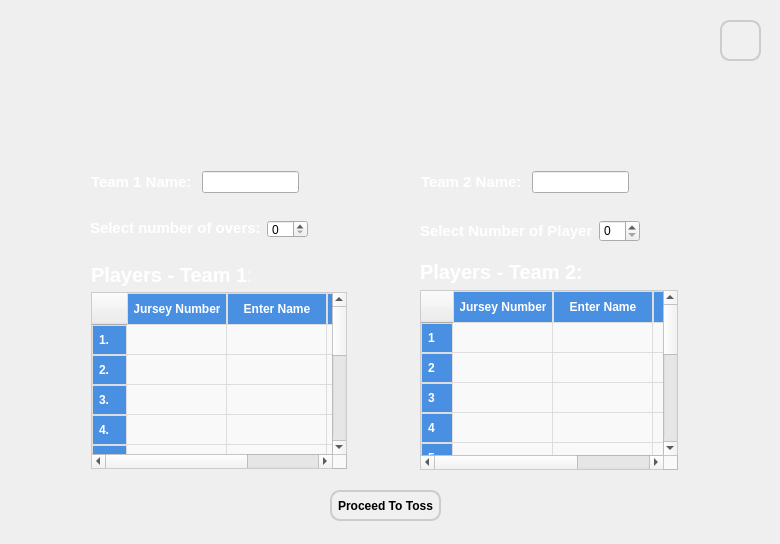
<?xml version="1.0" encoding="UTF-8"?>
<ui version="4.0">
 <class>matchmodescreen</class>
 <widget class="QWidget" name="matchmodescreen">
  <property name="enabled">
   <bool>true</bool>
  </property>
  <property name="geometry">
   <rect>
    <x>0</x>
    <y>0</y>
    <width>780</width>
    <height>544</height>
   </rect>
  </property>
  <property name="windowTitle">
   <string>Form</string>
  </property>
  <property name="styleSheet">
   <string notr="true">#matchmodescreen {
   background-image: url(:/images/setmatchbackground.png);  /* Set your image path */
    background-position: center;  /* Center the image */
    background-repeat: no-repeat;  /* Do not repeat the image */
   
}
</string>
  </property>
  <widget class="QPushButton" name="homeButton">
   <property name="geometry">
    <rect>
     <x>720</x>
     <y>20</y>
     <width>41</width>
     <height>41</height>
    </rect>
   </property>
   <property name="styleSheet">
    <string notr="true">QPushButton#homeButton {
    background-color: #f0f0f0;
    border: 2px solid #ccc;
    border-radius: 10px;
    padding: 5px;
}

QPushButton#homeButton:hover {
    background-color: #e0f7ff;
    border: 2px solid #00aaff;
   
}</string>
   </property>
   <property name="text">
    <string/>
   </property>
   <property name="iconSize">
    <size>
     <width>32</width>
     <height>32</height>
    </size>
   </property>
  </widget>
  <widget class="QSpinBox" name="spinBox_Over_Value">
   <property name="geometry">
    <rect>
     <x>267</x>
     <y>220</y>
     <width>41</width>
     <height>18</height>
    </rect>
   </property>
  </widget>
  <widget class="QPushButton" name="btnProceedToToss">
   <property name="enabled">
    <bool>true</bool>
   </property>
   <property name="geometry">
    <rect>
     <x>330</x>
     <y>490</y>
     <width>111</width>
     <height>31</height>
    </rect>
   </property>
   <property name="font">
    <font>
     <pointsize>-1</pointsize>
     <bold>true</bold>
    </font>
   </property>
   <property name="styleSheet">
    <string notr="true">QPushButton {
    background-color: #f0f0f0;
    border: 2px solid #ccc;
    border-radius: 10px;
    padding: 5px;
	font-size:12px;
}

QPushButton:hover {
    background-color: #e0f7ff;
    border: 2px solid #00aaff;
    
}</string>
   </property>
   <property name="text">
    <string>Proceed To Toss</string>
   </property>
  </widget>
  <widget class="QLabel" name="label_3">
   <property name="geometry">
    <rect>
     <x>90</x>
     <y>220</y>
     <width>171</width>
     <height>16</height>
    </rect>
   </property>
   <property name="font">
    <font>
     <pointsize>-1</pointsize>
     <bold>true</bold>
    </font>
   </property>
   <property name="styleSheet">
    <string notr="true">QLabel{
color:white;
font-size:15px;
}</string>
   </property>
   <property name="text">
    <string>Select number of overs: </string>
   </property>
  </widget>
  <widget class="QWidget" name="layoutWidget">
   <property name="geometry">
    <rect>
     <x>420</x>
     <y>260</y>
     <width>258</width>
     <height>210</height>
    </rect>
   </property>
   <layout class="QVBoxLayout" name="verticalLayout">
    <item>
     <widget class="QLabel" name="label">
      <property name="font">
       <font>
        <pointsize>-1</pointsize>
        <bold>true</bold>
       </font>
      </property>
      <property name="styleSheet">
       <string notr="true">QLabel{
color:white;
font-size:20px;

}</string>
      </property>
      <property name="text">
       <string>Players - Team 2:</string>
      </property>
     </widget>
    </item>
    <item>
     <widget class="QTableWidget" name="tableWidgetTeamB">
      <property name="styleSheet">
       <string notr="true">QTableWidget {
    background-color: #f9f9f9;
    border: 1px solid #ccc;
    gridline-color: #ddd;
    font-size: 14px;
    alternate-background-color: #f0f0f0;
}

QHeaderView::section {
    background-color: #4a90e2;
    color: white;
    padding: 6px;
    font-weight: bold;
    border: 1px solid #ddd;
}

QTableWidget::item {
    padding: 4px;
}

QTableWidget::item:hover {
    background-color: #e1f5fe;
}

QTableWidget::item:selected {
    background-color: #90caf9;
    color: black;
}
</string>
      </property>
      <row>
       <property name="text">
        <string>1</string>
       </property>
       <property name="font">
        <font>
         <bold>false</bold>
        </font>
       </property>
      </row>
      <row/>
      <row/>
      <row/>
      <row/>
      <row/>
      <row/>
      <row/>
      <row/>
      <row/>
      <row/>
      <column>
       <property name="text">
        <string>Jursey Number</string>
       </property>
      </column>
      <column>
       <property name="text">
        <string>Enter Name</string>
       </property>
      </column>
      <column>
       <property name="text">
        <string>Role</string>
       </property>
      </column>
     </widget>
    </item>
   </layout>
  </widget>
  <widget class="QWidget" name="layoutWidget">
   <property name="geometry">
    <rect>
     <x>91</x>
     <y>171</y>
     <width>208</width>
     <height>22</height>
    </rect>
   </property>
   <layout class="QHBoxLayout" name="horizontalLayout">
    <item>
     <widget class="QLabel" name="label_4">
      <property name="font">
       <font>
        <pointsize>-1</pointsize>
        <bold>true</bold>
       </font>
      </property>
      <property name="styleSheet">
       <string notr="true">QLabel{
color:white;
font-size:15px;
}</string>
      </property>
      <property name="text">
       <string>Team 1 Name: </string>
      </property>
     </widget>
    </item>
    <item>
     <widget class="QLineEdit" name="lineEditTeamA"/>
    </item>
   </layout>
  </widget>
  <widget class="QWidget" name="layoutWidget">
   <property name="geometry">
    <rect>
     <x>421</x>
     <y>171</y>
     <width>208</width>
     <height>22</height>
    </rect>
   </property>
   <layout class="QHBoxLayout" name="horizontalLayout_2">
    <item>
     <widget class="QLabel" name="label_5">
      <property name="font">
       <font>
        <pointsize>-1</pointsize>
        <bold>true</bold>
       </font>
      </property>
      <property name="styleSheet">
       <string notr="true">QLabel{
color:white;
font-size:15px;
}</string>
      </property>
      <property name="text">
       <string>Team 2 Name: </string>
      </property>
     </widget>
    </item>
    <item>
     <widget class="QLineEdit" name="lineEditTeamB"/>
    </item>
   </layout>
  </widget>
  <widget class="QTableWidget" name="tableWidgetTeamA">
   <property name="geometry">
    <rect>
     <x>91</x>
     <y>292</y>
     <width>256</width>
     <height>177</height>
    </rect>
   </property>
   <property name="styleSheet">
    <string notr="true">QTableWidget {
    background-color: #f9f9f9;
    border: 1px solid #ccc;
    gridline-color: #ddd;
    font-size: 14px;
    alternate-background-color: #f0f0f0;
}

QHeaderView::section {
    background-color: #4a90e2;
    color: white;
    padding: 6px;
    font-weight: bold;
    border: 1px solid #ddd;
}

QTableWidget::item {
    padding: 4px;
}

QTableWidget::item:hover {
    background-color: #e1f5fe;
}

QTableWidget::item:selected {
    background-color: #90caf9;
    color: black;
}
</string>
   </property>
   <row>
    <property name="text">
     <string>1.</string>
    </property>
   </row>
   <row>
    <property name="text">
     <string>2.</string>
    </property>
   </row>
   <row>
    <property name="text">
     <string>3.</string>
    </property>
   </row>
   <row>
    <property name="text">
     <string>4.</string>
    </property>
   </row>
   <row>
    <property name="text">
     <string>5.</string>
    </property>
   </row>
   <row>
    <property name="text">
     <string>6.</string>
    </property>
   </row>
   <row>
    <property name="text">
     <string>7.</string>
    </property>
   </row>
   <row>
    <property name="text">
     <string>8.</string>
    </property>
   </row>
   <row>
    <property name="text">
     <string>9.</string>
    </property>
   </row>
   <row>
    <property name="text">
     <string>10.</string>
    </property>
   </row>
   <row>
    <property name="text">
     <string>11.</string>
    </property>
   </row>
   <column>
    <property name="text">
     <string>Jursey Number</string>
    </property>
   </column>
   <column>
    <property name="text">
     <string>Enter Name</string>
    </property>
   </column>
   <column>
    <property name="text">
     <string>Enter Role</string>
    </property>
   </column>
  </widget>
  <widget class="QLabel" name="label_6">
   <property name="geometry">
    <rect>
     <x>91</x>
     <y>261</y>
     <width>159</width>
     <height>27</height>
    </rect>
   </property>
   <property name="font">
    <font>
     <pointsize>-1</pointsize>
     <bold>true</bold>
    </font>
   </property>
   <property name="styleSheet">
    <string notr="true">QLabel{
color:white;
font-size:20px;
}</string>
   </property>
   <property name="text">
    <string>Players - Team 1:</string>
   </property>
  </widget>
  <widget class="QWidget" name="layoutWidget">
   <property name="geometry">
    <rect>
     <x>420</x>
     <y>220</y>
     <width>220</width>
     <height>22</height>
    </rect>
   </property>
   <layout class="QHBoxLayout" name="horizontalLayout_3">
    <item>
     <widget class="QLabel" name="label_2">
      <property name="font">
       <font>
        <pointsize>-1</pointsize>
        <bold>true</bold>
       </font>
      </property>
      <property name="styleSheet">
       <string notr="true">QLabel{
color:white;
font-size:15px;
}</string>
      </property>
      <property name="text">
       <string>Select Number of Players:</string>
      </property>
     </widget>
    </item>
    <item>
     <widget class="QSpinBox" name="spinBoxPlayerCount"/>
    </item>
   </layout>
  </widget>
 </widget>
 <resources/>
 <connections/>
</ui>
